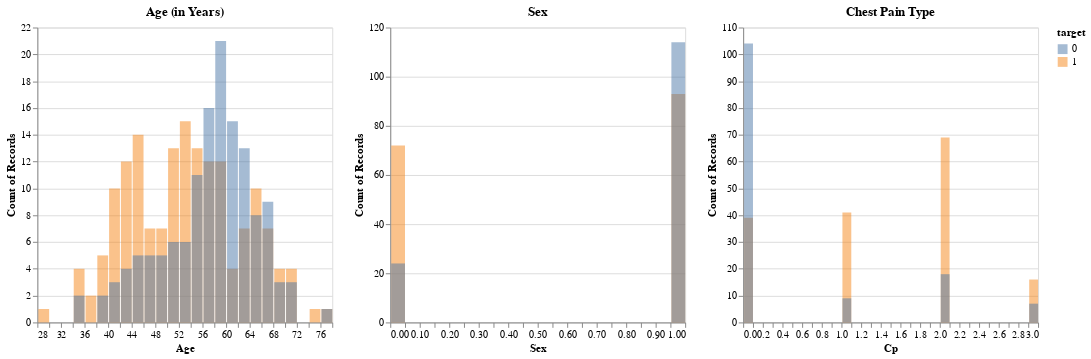

Source (notebook cell):
### Code cell
features = ['age', 'sex', 'cp', 'trestbps', 'chol', 'fbs', 'restecg', 'thalach',
       'exang', 'oldpeak', 'slope', 'ca', 'thal']

titles = ['Age (in Years)', 'Sex', 'Chest Pain Type', 'Resting Blood Pressure (in mm Hg)', 'Serum Cholestoral in mg/dl',
'Fasting Blood Sugar (> 120 mg/dl)', 'Resting Electrocardiographic Results', 'Maximum Heart Rate Achieved', 'Exercise Induced Angina',
'ST Depression Induced by Exercise Relative to Rest', 'Slope of the Peak Exercise ST Segment', 'Number of Major Vessels', 'Thal']

plots = []
for feature in features:
    plot = alt.Chart(heart).mark_bar(
        opacity=0.5).encode(
        alt.X(feature, bin=alt.Bin(maxbins=30), title = str.title(feature)),
        alt.Y('count()', stack=None),
        alt.Color('target:N')).properties(
        title= (titles.pop(0)),
        width = 300)
    plots.append(plot)
plots[0]|plots[1]|plots[2]

### Figure 1 — Vega-Lite specification as saved in the notebook (floating-point values rounded to 4 significant figures; data arrays with more than 128 entries replaced by an {"elided": "..."} marker saying what was removed)
{"$schema": "https://vega.github.io/schema/vega-lite/v3.4.0.json", "config": {"mark": {"tooltip": null}, "view": {"height": 300, "width": 400}}, "data": {"name": "data-a24de27fcaca3464660850dd7c56a142"}, "datasets": {"data-a24de27fcaca3464660850dd7c56a142": {"elided": "303 records"}}, "hconcat": [{"encoding": {"color": {"field": "target", "type": "nominal"}, "x": {"bin": {"maxbins": 30}, "field": "age", "title": "Age", "type": "quantitative"}, "y": {"aggregate": "count", "stack": null, "type": "quantitative"}}, "mark": {"opacity": 0.5, "type": "bar"}, "title": "Age (in Years)", "width": 300}, {"encoding": {"color": {"field": "target", "type": "nominal"}, "x": {"bin": {"maxbins": 30}, "field": "sex", "title": "Sex", "type": "quantitative"}, "y": {"aggregate": "count", "stack": null, "type": "quantitative"}}, "mark": {"opacity": 0.5, "type": "bar"}, "title": "Sex", "width": 300}, {"encoding": {"color": {"field": "target", "type": "nominal"}, "x": {"bin": {"maxbins": 30}, "field": "cp", "title": "Cp", "type": "quantitative"}, "y": {"aggregate": "count", "stack": null, "type": "quantitative"}}, "mark": {"opacity": 0.5, "type": "bar"}, "title": "Chest Pain Type", "width": 300}]}
